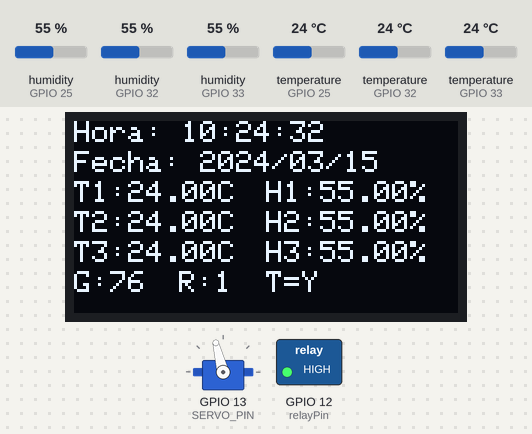
The sketch below on a simulated ESP32. On the bench: 128×64 one-colour display, servo, switched loads named in the sketch (green lamp = pin HIGH). Inputs (shaded band) come from the test bench; at power-on: humidity (sensors on GPIO 33, GPIO 25, GPIO 32) 55 %, temperature (sensors on GPIO 32, GPIO 25, GPIO 33) 24 °C. WiFi joins after 1.5 s; servers stay silent unless stated; network time is answered at once with the bench clock; the local clock reads 2024-03-15 10:24:30 at power-on unless the sketch sets it; storage starts empty; what the sketch prints to the serial monitor is not drawn.

Above: at 5.1 s.
5.2 s: humidity (sensor on GPIO 33) set to 37 %
At 11.8 s:
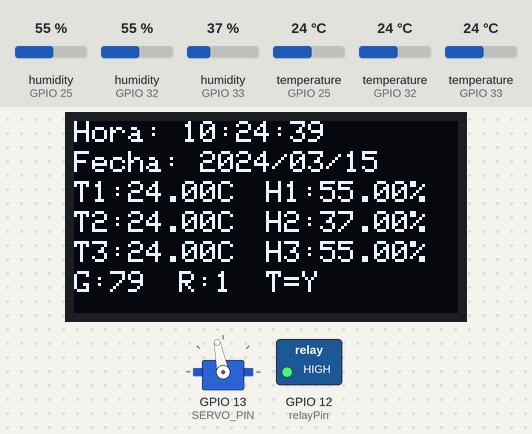
17.2 s: humidity (sensor on GPIO 33) set to 34 %
At 23.8 s:
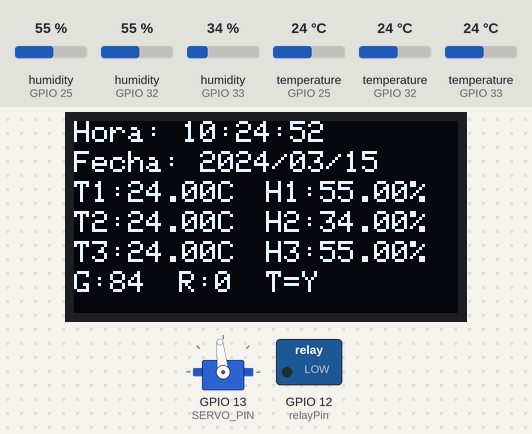
29.2 s: temperature (sensor on GPIO 32) set to 12 °C
At 36.1 s:
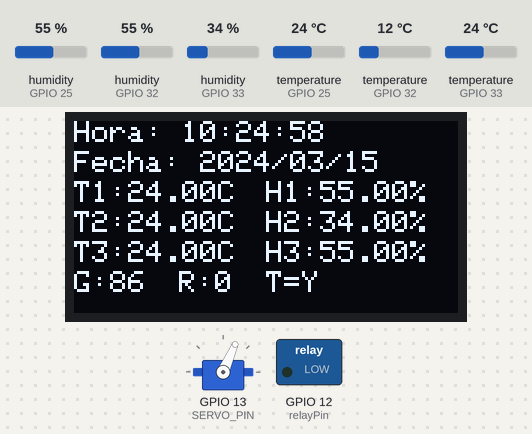
38.4 s: temperature (sensor on GPIO 32) set to 41 °C
At 44.6 s:
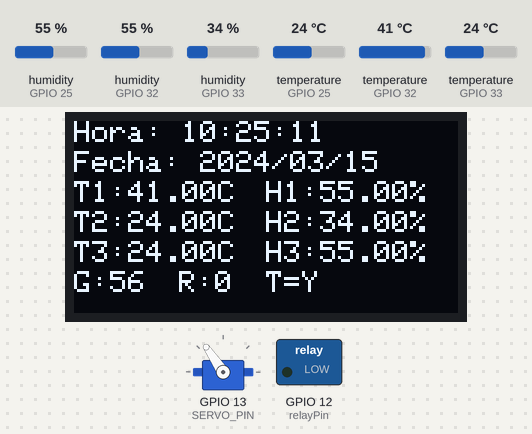
50.4 s: temperature (sensor on GPIO 32) set to 0 °C
At 56.6 s:
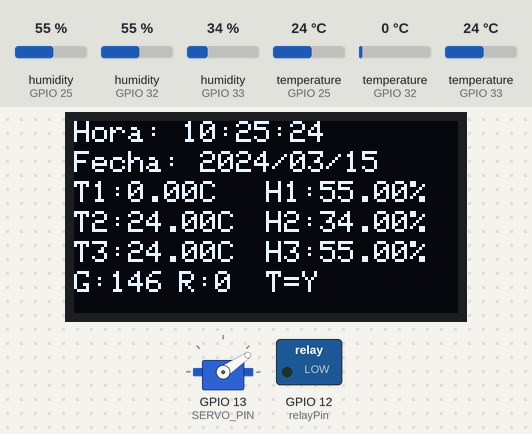
62.4 s: humidity (sensor on GPIO 33) set to 40 %
At 70.7 s:
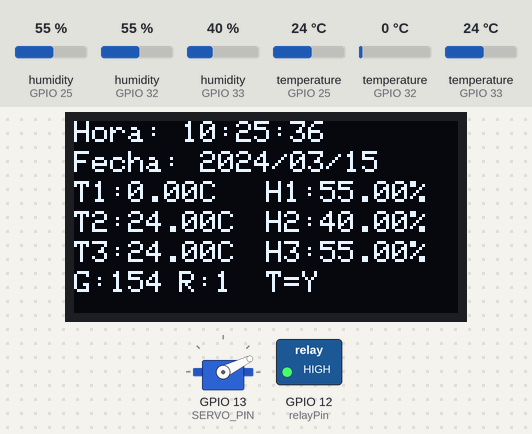
Timing chart, 0 to 82.3 s (numbered marks = the images above; inputs shaded):
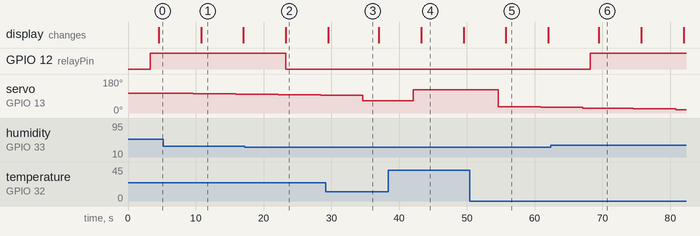

The sketch:

PID-Temperatura.ino
```cpp
#include <Wire.h>
#include <Adafruit_GFX.h>
#include <Adafruit_SSD1306.h>
#include <WiFi.h>
#include <time.h>
#include <NTPClient.h>
#include <WiFiUdp.h>
#include <DHT.h>
#include <SD.h> // Incluimos la biblioteca para manejar la tarjeta SD
#include <esp_sleep.h>
#include <ESP32Servo.h>


#define SCREEN_WIDTH 128
#define SCREEN_HEIGHT 64
#define OLED_RESET -1
#define SCREEN_ADDRESS 0x3C

const char* ssid = "TU_RED_WIFI";// Nombre de tu red WiFi
const char* password = "TU_CONTRASENA.";// Contraseña de tu red WiFi
const char* ntpServer = "pool.ntp.org";

const long  gmtOffset_sec = -6 * 3600; // Ajusta el desfase horario a tu ubicación en segundos
const int   daylightOffset_sec = 0; // Ajusta el desfase horario por horario de verano si aplica

Servo servo;  // Crear un objeto Servo para controlar el servomotor

#define DHT_PIN_1 32
#define DHT_PIN_2 33
#define DHT_PIN_3 25
#define DHT_TYPE DHT22
const int SERVO_PIN = 13;
const int relayPin = 12;

  int output = 0;
  int output2 = 0;
  double prevError = 0;
  double integral = 0;
  int estadoRelee = 0;

DHT dht1(DHT_PIN_1, DHT_TYPE);
DHT dht2(DHT_PIN_2, DHT_TYPE);
DHT dht3(DHT_PIN_3, DHT_TYPE);

WiFiUDP ntpUDP;
NTPClient timeClient(ntpUDP, ntpServer, gmtOffset_sec, daylightOffset_sec);

Adafruit_SSD1306 display(SCREEN_WIDTH, SCREEN_HEIGHT, &Wire, OLED_RESET);

char tempStr1[6];
char humStr1[6];
char tempStr2[6];
char humStr2[6];
char tempStr3[6];
char humStr3[6];

File dataFile; // Definimos una variable para el archivo CSV

const char* server = "api.thingspeak.com"; // Servidor de ThingSpeak
const char* apiKey = "TU_API_KEY_THINGSPEAK"; // Clave de escritura de ThingSpeak
const int httpPort = 80; // Puerto HTTP de ThingSpeak
const unsigned long postingInterval = 60 * 1000; // Intervalo de tiempo entre envíos de datos (en milisegundos)

void connectToWiFi() {
  WiFi.begin(ssid, password);
  while (WiFi.status() != WL_CONNECTED) {
    delay(1000);
    Serial.println("Conectando a WiFi...");
    display.setCursor(0, 0);
    display.print("Buscando Red");
  }
  Serial.println("Conectado a WiFi!");
}

void updateTime() {
  timeClient.update();
}

void getTimeAndDate(struct tm *timeinfo, char *formattedTime, char *formattedDate) {
  if (!timeinfo) {
    Serial.println("Error al obtener el tiempo");
    return;
  }
  sprintf(formattedDate, "%04d/%02d/%02d", timeinfo->tm_year + 1900, timeinfo->tm_mon + 1, timeinfo->tm_mday);
  sprintf(formattedTime, "%02d:%02d:%02d", timeinfo->tm_hour, timeinfo->tm_min, timeinfo->tm_sec);
}

void displayTimeAndDate(const char *formattedTime, const char *formattedDate) {
  display.setCursor(0, 0);
  display.print("Hora: ");
  display.println(formattedTime);

  display.setCursor(0, 10);
  display.print("Fecha: ");
  display.println(formattedDate);
}

void readDHTData(DHT &dht, char *tempStr, char *humStr) {
  float temperature = dht.readTemperature();
  float humidity = dht.readHumidity();
  snprintf(tempStr, 6, "%.1f", temperature);
  snprintf(humStr, 6, "%.1f", humidity);
}

void controlRelay(float humidity, float temperature) {
  if (humidity > 35.0 || temperature > 65.0) {
    // Activa el relé
    digitalWrite(relayPin, HIGH);
    Serial.println("Relé activado");
    // Actualiza la variable global
    estadoRelee = 1;
  } else {
    // Desactiva el relé
    digitalWrite(relayPin, LOW);
    Serial.println("Relé desactivado");
    // Actualiza la variable global
    estadoRelee = 0;
  }
}

double controlPI(float temperature) {
  double setpoint = 60.0;
  double Kp = 2.06;
  double Ki = 0.0692;
  double Kd = 0.0;
  double error = setpoint - temperature;
  double P = Kp * error;
  integral += Ki * error;
  double D = Kd * (error + prevError);
  double localOutput = P + integral + D;

  prevError = error;  // Actualiza la variable global prevError

  output2 = localOutput;  // Asigna localOutput a la variable global output2

  // Limitar el valor de output para que esté dentro del rango del servo
  if (output2 > 175) {
    output2 = 175;
  } else if (output2 < 1) {
    output2 = 1;
  }

  // Actualizar la variable global output si es necesario
  if (180 - output != output2) {
    Serial.println(output);
    Serial.println(output2);
    output = 180 - output2;

    // Control del servo
    digitalWrite(SERVO_PIN, HIGH);
    delay(100);
    servo.attach(SERVO_PIN);

    servo.write(output);
    delay(1000);

    digitalWrite(SERVO_PIN, LOW);
    delay(100);
    servo.detach();
  }

  Serial.println(output);
  Serial.println(output2);
  return output2;
}

void displayDHTData(float temperature1, float humidity1, float temperature2, float humidity2, float temperature3, float humidity3) {
  // Mostrar los datos del primer sensor DHT22
  display.setCursor(0, 20);
  display.print("T1:");
  display.print(temperature1);
  display.println("C");

  display.setCursor(64, 20);
  display.print("H1:");
  display.print(humidity1);
  display.println("%");

  // Mostrar los datos del segundo sensor DHT22
  display.setCursor(0, 30);
  display.print("T2:");
  display.print(temperature2);
  display.println("C");

  display.setCursor(64, 30);
  display.print("H2:");
  display.print(humidity2);
  display.println("%");

  // Mostrar los datos del tercer sensor DHT22
  display.setCursor(0, 40);
  display.print("T3:");
  display.print(temperature3);
  display.println("C");

  display.setCursor(64, 40);
  display.print("H3:");
  display.print(humidity3);
  display.println("%");
}

void oledGiro(){
  display.setCursor(0, 50);
  display.print("G:");
  display.print(output2);
}

void oledRele(){
  display.setCursor(35, 50);
  display.print("R:");
  display.print(estadoRelee);
}

void writeTemperatureToCSV(float temperature1, float humidity1, float temperature2, float humidity2, float temperature3, float humidity3, struct tm *timeinfo) {
  static int lastDay = -1; // Inicializamos con un valor que no corresponde a un día válido
  char fileName[15]; // Nombre del archivo CSV

  // Generar el nombre del archivo con el formato yyyymmdd
  sprintf(fileName, "/%04d%02d%02d.csv", timeinfo->tm_year + 1900, timeinfo->tm_mon + 1, timeinfo->tm_mday);

  // Verificar si la fecha ha cambiado desde la última escritura
  if (timeinfo->tm_mday != lastDay) {
    // Si la fecha ha cambiado, cerrar el archivo anterior (si estaba abierto)
    if (dataFile) {
      dataFile.close();
    }

    if (!SD.begin()) {
      Serial.println("Error al inicializar la tarjeta SD");
      display.setCursor(87, 50);
      display.print("SD=No");
      return;
    }

    // Actualizar el último día registrado
    lastDay = timeinfo->tm_mday;
  }

  // Abrir un nuevo archivo o continuar escribiendo en el existente
  dataFile = SD.open(fileName, FILE_APPEND);
  if (!dataFile) {
    Serial.println("Error al abrir el archivo CSV");
    display.setCursor(87, 50);
    display.print("SD=N");
    return;
  }

  char formattedTime[20];
  char formattedDate[20];
  sprintf(formattedTime, "%02d:%02d:%02d", timeinfo->tm_hour, timeinfo->tm_min, timeinfo->tm_sec);
  sprintf(formattedDate, "%04d/%02d/%02d", timeinfo->tm_year + 1900, timeinfo->tm_mon + 1, timeinfo->tm_mday);

  // Escribe la fecha, hora, temperatura y humedad en el archivo CSV
  dataFile.print(formattedDate);
  dataFile.print(",");
  dataFile.print(formattedTime);
  dataFile.print(",");
  dataFile.print(temperature1);
  dataFile.print(",");
  dataFile.print(humidity1);
  dataFile.print(",");
  dataFile.print(temperature2);
  dataFile.print(",");
  dataFile.print(humidity2);
  dataFile.print(",");
  dataFile.print(temperature3);
  dataFile.print(",");
  dataFile.print(humidity3);
  dataFile.print(",");
  dataFile.print(output2);
  dataFile.print(",");
  dataFile.println(estadoRelee);
  dataFile.close();
}

bool TS = false;
void sendDataToThingSpeak(float temperature1, float humidity1, float temperature2, float humidity2, float temperature3, float humidity3) {
  WiFiClient client;

  if (!client.connect(server, httpPort)) {
    Serial.println("Error al conectarse a ThingSpeak");
    TS = false;
    return;
  }

  String postStr = apiKey;
  postStr += "&field1=";
  postStr += String(temperature1);
  postStr += "&field2=";
  postStr += String(humidity1);
  postStr += "&field3=";
  postStr += String(temperature2);
  postStr += "&field4=";
  postStr += String(humidity2);
  postStr += "&field5=";
  postStr += String(temperature3);
  postStr += "&field6=";
  postStr += String(humidity3);
  postStr += "&field7=";
  postStr += String(output2);
  postStr += "&field8=";
  postStr += String(estadoRelee);
  postStr += "\r\n\r\n";

  client.print("POST /update HTTP/1.1\n");
  client.print("Host: api.thingspeak.com\n");
  client.print("Connection: close\n");
  client.print("X-THINGSPEAKAPIKEY: " + String(apiKey) + "\n");
  client.print("Content-Type: application/x-www-form-urlencoded\n");
  client.print("Content-Length: ");
  client.print(postStr.length());
  client.print("\n\n");
  client.print(postStr);

  Serial.println("Datos enviados a ThingSpeak");
  TS = true;

  delay(1000); // Espera un momento para la respuesta del servidor

  client.stop();
}

void setup() {
  Serial.begin(115200);

  // Inicializar la pantalla OLED con la dirección I2C específica
  if (!display.begin(SSD1306_SWITCHCAPVCC, SCREEN_ADDRESS)) {
    Serial.println(F("Error al inicializar la pantalla OLED"));
    while (true);
  }

  // Configurar lf a pantalla
  display.setTextSize(1);
  display.setTextColor(SSD1306_WHITE);

  // Inicializar la comunicación I2C
  Wire.begin();

  display.clearDisplay();

  // Conectar a WiFi
  connectToWiFi();

  pinMode(relayPin, OUTPUT);

  // Iniciar el cliente NTP
  timeClient.begin();

  // Iniciar los sensores DHT
  dht1.begin();
  dht2.begin();
  dht3.begin();
}

void loop() {
  static int counter = 4; // Contador para controlar el envío a ThingSpeak
  counter++; // Incrementar el contador en cada iteración

  // Actualizar la hora desde el servidor NTP
  updateTime();

  // Obtener la hora y la fecha del servidor NTP
  time_t now = timeClient.getEpochTime();
  struct tm *timeinfo = localtime(&now);

  char formattedTime[20];
  char formattedDate[20];

  // Iniciar parte de la pantalla

  display.clearDisplay();

  // Obtener la hora y la fecha formateadas
  getTimeAndDate(timeinfo, formattedTime, formattedDate);

  // Mostrar la hora y la fecha en la pantalla OLED
  displayTimeAndDate(formattedTime, formattedDate);

  // Leer los datos de los sensores DHT
  readDHTData(dht1, tempStr1, humStr1);
  readDHTData(dht2, tempStr2, humStr2);
  readDHTData(dht3, tempStr3, humStr3);

  controlPI(dht1.readTemperature());

  // Llama a la función para controlar el relé basado en la humedad
  controlRelay(dht2.readHumidity(), dht1.readTemperature());

  oledGiro();
  oledRele();

  // Mostrar los datos de los sensores DHT en la pantalla OLED
  displayDHTData(dht1.readTemperature(), dht1.readHumidity(), dht2.readTemperature(), dht2.readHumidity(), dht3.readTemperature(), dht3.readHumidity());

  // Guardar la temperatura en el archivo CSV
  writeTemperatureToCSV(dht1.readTemperature(), dht1.readHumidity(), dht2.readTemperature(), dht2.readHumidity(), dht3.readTemperature(), dht3.readHumidity(), timeinfo);


  // Ejecutar la función de ThingSpeak si el contador alcanza 60
  if (counter >= 5) {
    sendDataToThingSpeak(dht1.readTemperature(), dht1.readHumidity(), dht2.readTemperature(), dht2.readHumidity(), dht3.readTemperature(), dht3.readHumidity());
    counter = 0; // Reiniciar el contador
  }

  // Mostrar estado de ThingSpeak en la pantalla
  display.setCursor(64, 50);
  if (TS == false) {
    display.println("T=N");
  } else {
    display.println("T=Y");
  }

  display.display();

    // Tiempo microsegundos
  uint64_t tiempo_de_espera = 5000000;

  delay(5000);
}
```

Measured:
- the behaviour switches between 36 and 35 % on humidity (sensor on GPIO 33) (found by bisection; images 1 and 2)
- after the input at 17.2 s, GPIO 12 (relayPin): HIGH → LOW after 6.1 s; the display: changes after 6.1 s (image 2)
- after the input at 29.2 s, servo on GPIO 13 (SERVO_PIN): 94° → 66° after 5.5 s
- after the input at 62.4 s, GPIO 12 (relayPin): LOW → HIGH after 5.8 s
- what the display in image 1 shows lasts 6.2 s, from 10.8 s to 17.0 s
- what the display in image 3 shows lasts 7.5 s, from 29.5 s to 37.0 s
